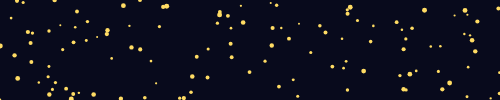
Frame 1 (no input)
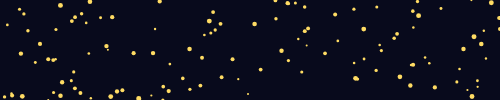
Frame 60 (no input)
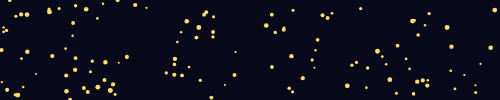
Frame 120 (the mouse pressed at the canvas centre since frame 60)

The p5.js sketch that drew these frames (run headless with seeded random() and noise() and a simulated clock; from frame 60 on, the mouse is pressed at the canvas centre):

// p5.js sketch
// ── sketch.js

let stars = [];
let meteors = [];

function setup() {
  createCanvas(500, 100);

  for (let i = 0; i < 120; i++) {
    stars.push(new Walker());
  }
}

function draw() {
  background(8, 10, 28);

  for (let star of stars) {
    star.move();
    star.show();
  }

  for (let i = meteors.length - 1; i >= 0; i--) {
    meteors[i].move();
    meteors[i].show();

    if (meteors[i].pos.x > width ||
        meteors[i].pos.y > height ||
        meteors[i].pos.y < 0) {
      meteors.splice(i, 1);
    }
  }
}

function mouseClicked() {
  meteors.push(new Meteor());
}

// ── Walker.js

class Walker {

  constructor() {
    this.pos = createVector(random(width), random(height));
    this.vel = p5.Vector.random2D();
    this.vel.mult(random(0.1, 0.5));
    this.w = random(2, 5);
  }

  move() {
    this.pos.add(this.vel);

    if (this.pos.x > width) {
      this.pos.x = 0;
    }

    if (this.pos.x < 0) {
      this.pos.x = width;
    }

    if (this.pos.y > height) {
      this.pos.y = 0;
    }

    if (this.pos.y < 0) {
      this.pos.y = height;
    }
  }

  show() {
    noStroke();
    fill(255, 220, 100);
    circle(this.pos.x, this.pos.y, this.w);
  }
}


class Meteor {

  constructor() {
    this.pos = createVector(0, random(height));
    this.vel = createVector(10, -3);
    this.acc = createVector(0, 0.25);
    this.w = 4;
  }

  move() {
    this.vel.add(this.acc);
    this.pos.add(this.vel);
  }

  show() {
    stroke(255, 200, 80, 180);
    strokeWeight(2);

    line(
      this.pos.x,
      this.pos.y,
      this.pos.x - this.vel.x * 3,
      this.pos.y - this.vel.y * 3
    );

    noStroke();
    fill(255, 245, 180);
    circle(this.pos.x, this.pos.y, this.w);
  }
}
